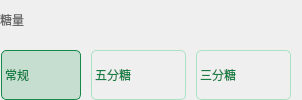
                        <widget class="QWidget" name="widget_30" native="true">
                         <layout class="QVBoxLayout" name="verticalLayout_14">
                          <property name="spacing">
                           <number>10</number>
                          </property>
                          <property name="leftMargin">
                           <number>0</number>
                          </property>
                          <property name="topMargin">
                           <number>0</number>
                          </property>
                          <property name="bottomMargin">
                           <number>0</number>
                          </property>
                          <item>
                           <widget class="QWidget" name="widget_31" native="true">
                            <layout class="QHBoxLayout" name="horizontalLayout_31">
                             <property name="spacing">
                              <number>0</number>
                             </property>
                             <property name="leftMargin">
                              <number>0</number>
                             </property>
                             <property name="topMargin">
                              <number>0</number>
                             </property>
                             <property name="rightMargin">
                              <number>0</number>
                             </property>
                             <property name="bottomMargin">
                              <number>0</number>
                             </property>
                             <item>
                              <widget class="QLabel" name="label_13">
                               <property name="minimumSize">
                                <size>
                                 <width>0</width>
                                 <height>25</height>
                                </size>
                               </property>
                               <property name="maximumSize">
                                <size>
                                 <width>1000</width>
                                 <height>25</height>
                                </size>
                               </property>
                               <property name="styleSheet">
                                <string notr="true">color:rgb(102, 102, 102);</string>
                               </property>
                               <property name="text">
                                <string>糖量</string>
                               </property>
                              </widget>
                             </item>
                             <item>
                              <spacer name="horizontalSpacer_11">
                               <property name="orientation">
                                <enum>Qt::Vertical</enum>
                               </property>
                               <property name="sizeHint" stdset="0">
                                <size>
                                 <width>230</width>
                                 <height>20</height>
                                </size>
                               </property>
                              </spacer>
                             </item>
                            </layout>
                           </widget>
                          </item>
                          <item>
                           <widget class="QWidget" name="widget_32" native="true">
                            <layout class="QHBoxLayout" name="horizontalLayout_32">
                             <property name="spacing">
                              <number>10</number>
                             </property>
                             <property name="leftMargin">
                              <number>1</number>
                             </property>
                             <property name="topMargin">
                              <number>0</number>
                             </property>
                             <property name="rightMargin">
                              <number>0</number>
                             </property>
                             <property name="bottomMargin">
                              <number>0</number>
                             </property>
                             <item>
                              <widget class="QLabel" name="menu_sugar_normal">
                               <property name="minimumSize">
                                <size>
                                 <width>80</width>
                                 <height>50</height>
                                </size>
                               </property>
                               <property name="maximumSize">
                                <size>
                                 <width>80</width>
                                 <height>50</height>
                                </size>
                               </property>
                               <property name="styleSheet">
                                <string notr="true">background-color:rgba(44,159,97,0.22);
border-radius:5px;
border: 1px solid rgb(21, 136, 74);
color:rgb(20, 126, 69);</string>
                               </property>
                               <property name="text">
                                <string>常规</string>
                               </property>
                              </widget>
                             </item>
                             <item>
                              <widget class="QLabel" name="menu_sugar_5">
                               <property name="minimumSize">
                                <size>
                                 <width>95</width>
                                 <height>50</height>
                                </size>
                               </property>
                               <property name="maximumSize">
                                <size>
                                 <width>95</width>
                                 <height>50</height>
                                </size>
                               </property>
                               <property name="styleSheet">
                                <string notr="true">border-radius:5px;
border: 1px solid rgb(169, 227, 196);
color:rgb(20, 126, 69);</string>
                               </property>
                               <property name="text">
                                <string>五分糖</string>
                               </property>
                              </widget>
                             </item>
                             <item>
                              <widget class="QLabel" name="menu_sugar_3">
                               <property name="minimumSize">
                                <size>
                                 <width>95</width>
                                 <height>50</height>
                                </size>
                               </property>
                               <property name="maximumSize">
                                <size>
                                 <width>95</width>
                                 <height>50</height>
                                </size>
                               </property>
                               <property name="styleSheet">
                                <string notr="true">border-radius:5px;
border: 1px solid rgb(169, 227, 196);
color:rgb(20, 126, 69);</string>
                               </property>
                               <property name="text">
                                <string>三分糖</string>
                               </property>
                              </widget>
                             </item>
                            </layout>
                           </widget>
                          </item>
                         </layout>
                        </widget>
